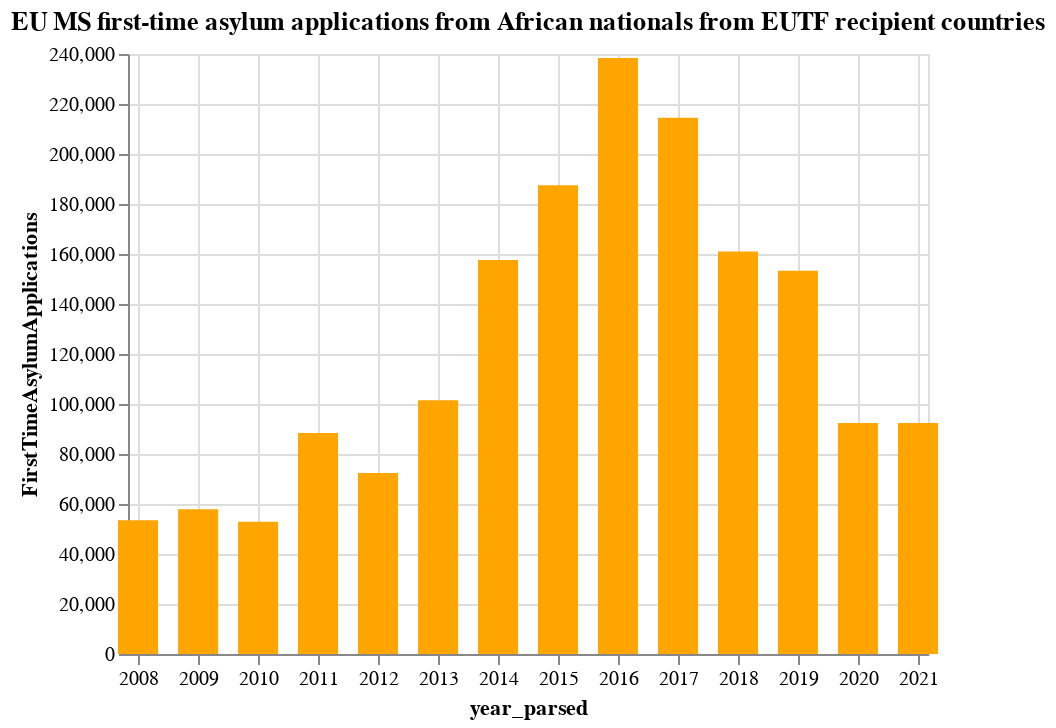

Notebook cell for this chart:
### Code cell
alt.Chart(applications_eutf_recipients_yearly, title='EU MS first-time asylum applications from African nationals from EUTF recipient countries').mark_bar(width=20, color='orange').encode(
    x='year_parsed',
    y='FirstTimeAsylumApplications',
)

### Figure 1 — Vega-Lite specification as saved in the notebook (floating-point values rounded to 4 significant figures)
{"config": {"view": {"continuousWidth": 400, "continuousHeight": 300}}, "data": {"name": "data-0191fc3b6221b734905598325dc61022"}, "mark": {"type": "bar", "color": "orange", "width": 20}, "encoding": {"x": {"type": "temporal", "field": "year_parsed"}, "y": {"type": "quantitative", "field": "FirstTimeAsylumApplications"}}, "title": "EU MS first-time asylum applications from African nationals from EUTF recipient countries", "$schema": "https://vega.github.io/schema/vega-lite/v4.8.1.json", "datasets": {"data-0191fc3b6221b734905598325dc61022": [{"year_parsed": "2008-01-01T00:00:00", "FirstTimeAsylumApplications": 53540.0}, {"year_parsed": "2009-01-01T00:00:00", "FirstTimeAsylumApplications": 57940.0}, {"year_parsed": "2010-01-01T00:00:00", "FirstTimeAsylumApplications": 52940.0}, {"year_parsed": "2011-01-01T00:00:00", "FirstTimeAsylumApplications": 88400.0}, {"year_parsed": "2012-01-01T00:00:00", "FirstTimeAsylumApplications": 72370.0}, {"year_parsed": "2013-01-01T00:00:00", "FirstTimeAsylumApplications": 101500.0}, {"year_parsed": "2014-01-01T00:00:00", "FirstTimeAsylumApplications": 157600.0}, {"year_parsed": "2015-01-01T00:00:00", "FirstTimeAsylumApplications": 187500.0}, {"year_parsed": "2016-01-01T00:00:00", "FirstTimeAsylumApplications": 238400.0}, {"year_parsed": "2017-01-01T00:00:00", "FirstTimeAsylumApplications": 214500.0}, {"year_parsed": "2018-01-01T00:00:00", "FirstTimeAsylumApplications": 161000.0}, {"year_parsed": "2019-01-01T00:00:00", "FirstTimeAsylumApplications": 153300.0}, {"year_parsed": "2020-01-01T00:00:00", "FirstTimeAsylumApplications": 92400.0}, {"year_parsed": "2021-01-01T00:00:00", "FirstTimeAsylumApplications": 92400.0}]}}
